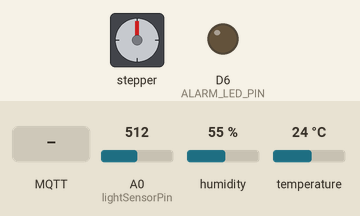
The sketch below on a simulated ESP8266 (NodeMCU). Shown: stepper motor, output pins drawn as LEDs (lit = HIGH). The inputs (shaded band) are chosen by the test bench; at power-on: A0 (lightSensorPin) = 512, humidity 55 %, temperature 24 °C. WiFi joins after 1.5 s; servers stay silent unless stated; no MQTT or app messages arrive unless stated; stepper angles assume 2048 steps per turn; what the sketch prints to the serial monitor is not drawn.

Above: at 2.7 s.
2.8 s: MQTT message "90" arrives on the first subscribed topic
At 4.0 s:
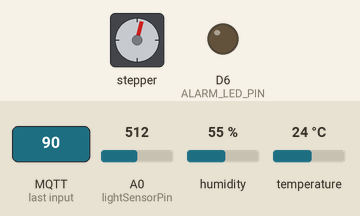
6.3 s: MQTT message "200" arrives on the first subscribed topic
At 8.3 s:
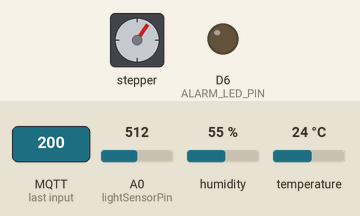
9.8 s: MQTT message "ON" arrives on the second subscribed topic
At 10.2 s:
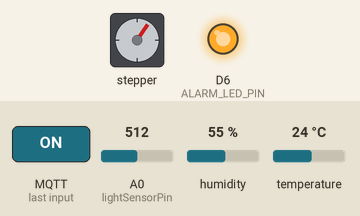
11.3 s: MQTT message "comando/motor" arrives on the first subscribed topic
At 13.7 s:
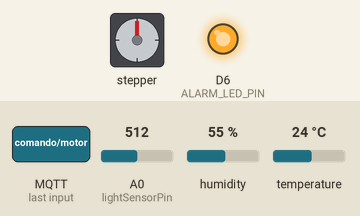
14.8 s: MQTT message "comando/motor" arrives on the second subscribed topic
At 15.2 s:
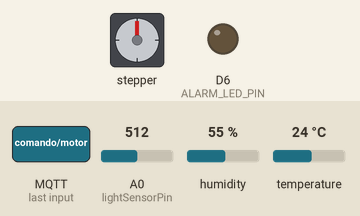
Timing chart, 0 to 17.3 s (numbered marks = the images above; inputs shaded):
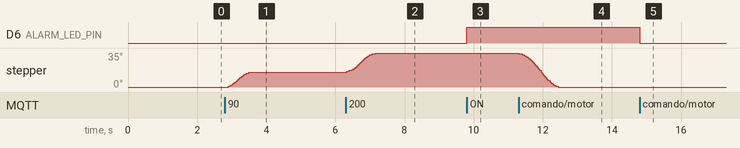

Measured:
- after the input at 2.8 s, stepper: turns 15° clockwise in 0.60 s, starting after 0.09 s
- after the input at 6.3 s, stepper: turns 20° clockwise in 0.84 s, starting at once
- after the input at 9.8 s, D6 (ALARM_LED_PIN): LOW → HIGH at once
- after the input at 11.3 s, stepper: turns 35° counter-clockwise in 1.1 s, starting at once
- after the input at 14.8 s, D6 (ALARM_LED_PIN): HIGH → LOW at once

The sketch:

pratica10.ino
```cpp
/*-----------------------------------------------------------------*/
/**

  @file   pratica10.ino
  @author Eduardo Barros, Christian Oliveira e Lucas Pinheiro
  @brief  Implementa uma leitura de temperatura, umidade e luminosidade
          bem como um controle de motor de passo, com MQTT e Node-RED
 */
/*-----------------------------------------------------------------*/

/*-----------------------------------------------------------------
                              Includes
  -----------------------------------------------------------------*/
#include <ESP8266WiFi.h>
#include <PubSubClient.h>
#include <DHT.h>
#include <AccelStepper.h>


/*-----------------------------------------------------------------
                            Definições
-----------------------------------------------------------------*/
// Configurações Wi-Fi
const char* ssid = "SEU_SSID";
const char* password = "SUA_SENHA";

// Configurações MQTT
const char* mqtt_server = "IP_DO_SEU_COMPUTADOR"; // IP do computador que executa o Node-RED
const int mqtt_port = 1883;

// Configurações DHT
#define DHTPIN D5
#define DHTTYPE DHT22
DHT dht(DHTPIN, DHTTYPE);

// Configurações do Motor de Passo
#define STEP_PIN_1 D1
#define STEP_PIN_2 D2
#define STEP_PIN_3 D3
#define STEP_PIN_4 D4
AccelStepper stepper(AccelStepper::FULL4WIRE, STEP_PIN_1, STEP_PIN_3, STEP_PIN_2, STEP_PIN_4);

// Configuração do LED de Alarme
#define ALARM_LED_PIN D6

/*-----------------------------------------------------------------
                          Variáveis Globais
-----------------------------------------------------------------*/
WiFiClient espClient;
PubSubClient client(espClient);
long lastMsg = 0;

// Variáveis para o Fotoresistor
int lightSensorPin = A0;

/*-----------------------------------------------------------------
                      Funções Implementadas
  -----------------------------------------------------------------*/

/*-----------------------------------------------------------------*/
/**
   @brief Função responsável por fazer a leitura das mensagens em um
          tópico do Broker.
   @param  char* topic Tópico em que a mensagem foi publicada.
   @param  byte* payload Conteúdo da mensagem em binário.
   @param  unsigned int length Tamanho do payload.
*/
/*-----------------------------------------------------------------*/
void callback(char* topic, byte* payload, unsigned int length) {
  String messageTemp; //variável para a mensagem recebida em string

  // Conversão do payload em string
  for (int i = 0; i < length; i++) {
    messageTemp += (char)payload[i];
  }

  // Controle do Motor de Passo
  if (String(topic) == "comando/motor") {
    // Converte a mensagem em int
    int position = messageTemp.toInt();
    // Move o motor para a posição
    stepper.moveTo(position);
  }

  // Controle do Alarme do LED
  if (String(topic) == "comando/alarme") {
    if (messageTemp == "ON") {
      // Liga o LED de alarme
      digitalWrite(ALARM_LED_PIN, HIGH);
    } else {
      // Desliga o LED de alarme
      digitalWrite(ALARM_LED_PIN, LOW);
    }
  }
}

/*-----------------------------------------------------------------*/
/**
   @brief Função responsável por fazer a conexão WI-FI.
*/
/*-----------------------------------------------------------------*/
void setup_wifi() {
  delay(10);
  Serial.println();
  Serial.print("Conectando a ");
  Serial.println(ssid);

  WiFi.begin(ssid, password);

  // Aguarda a conexão ser estabelecida
  while (WiFi.status() != WL_CONNECTED) {
    delay(500);
    Serial.print(".");
  }

  Serial.println("");
  Serial.println("WiFi conectado");
  Serial.println("Endereço IP: ");
  Serial.println(WiFi.localIP());
}

/*-----------------------------------------------------------------*/
/**
   @brief Função responsável por refazer a conexão WI-FI.
*/
/*-----------------------------------------------------------------*/
void reconnect() {
  // Enquanto o cliente não estiver conectado...
  while (!client.connected()) {
    Serial.print("Tentando conexão MQTT...");
    if (client.connect("NodeMCUClient")) {
      Serial.println("conectado");
      // Inscreve-se nos tópicos utilizados
      client.subscribe("comando/motor");
      client.subscribe("comando/alarme");
    } else {
      Serial.print("falhou, rc=");
      Serial.print(client.state()); // código de retorno do cliente MQTT
      Serial.println(" tentaremos novamente em 5 segundos");
      delay(2000);
    }
  }
}

void setup() {

  // Seta o pino do LED de alarme como saída
  pinMode(ALARM_LED_PIN, OUTPUT);

  // Desliga o LED de alarme
  digitalWrite(ALARM_LED_PIN, LOW);

  // Inicialização do Serial
  Serial.begin(115200);

  setup_wifi();

  // Configuração do Broker MQTT
  client.setServer(mqtt_server, mqtt_port);
  client.setCallback(callback);

  // Inicialização do sensor de temperatura e umidade
  dht.begin();

  // Configuração do Motor de Passo
  stepper.setMaxSpeed(1000);
  stepper.setAcceleration(500);
}

void loop() {
  // Verifica se a conexão com o Broker MQTT está ativa
  if (!client.connected()) {
    reconnect();
  }
  client.loop(); // Mantém a conexão com o Broker

  // Atualiza a posição do Motor de Passo
  stepper.run();

  // Verifica se é hora de enviar uma mensagem (a cada 2s)
  long now = millis(); // tempo atual
  if (now - lastMsg > 2000) {
    lastMsg = now;

    // Leitura da Temperatura e Umidade
    float h = dht.readHumidity();
    float t = dht.readTemperature();

    // Verifica se a leitura foi bem sucedida
    if (isnan(h) || isnan(t)) {
      Serial.println("Falha ao ler do sensor DHT");
      return;
    }

    // Publica Temperatura
    String tempStr = String(t);
    client.publish("sensor/temperatura", tempStr.c_str());

    // Publica Umidade
    String humStr = String(h);
    client.publish("sensor/umidade", humStr.c_str());

    // Leitura do Fotoresistor Selecionado
    int lightValue = analogRead(lightSensorPin);

    // Converter valor em estado
    String lightState;
    if (lightValue > 800) {
      lightState = "Iluminado";
    } else if (lightValue > 400) {
      lightState = "Meia Luz";
    } else {
      lightState = "Apagado";
    }

    // Publicar Estado do Fotoresistor
    client.publish("sensor/fotoresistor", lightState.c_str());
  }
}
```
